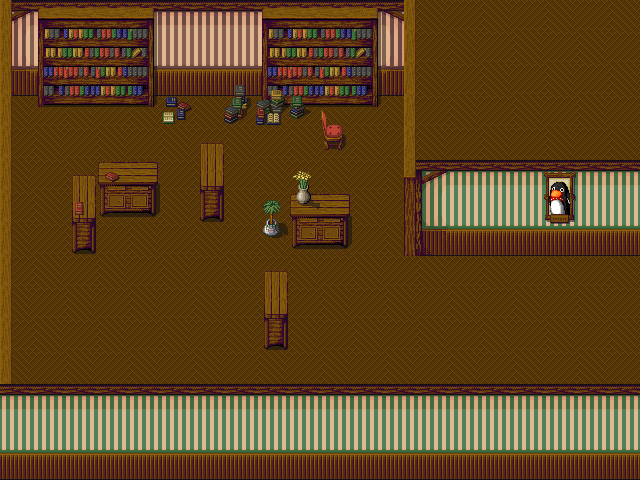

The image is a tile-based game level rendered from a .tmx file. Its description and source (layers, tilesets, objects; grid data summarised) follow:
An orthogonal 20x15 tile map with 32x32 px tiles, 5 tile layers (base, base, base, base, ...) and 14 objects.

<map version="1.0" orientation="orthogonal" width="20" height="15" tilewidth="32" tileheight="32">
 <tileset firstgid="1" name="tileset" tilewidth="32" tileheight="32">
  <image source="../tileset.png" />
 </tileset>
 <layer name="base" width="20" height="15">
  <data>[300 cells, 300 non-empty, 4 distinct tile ids]</data>
 </layer>
 <layer name="base" width="20" height="15">
  <data>[300 cells, 120 non-empty, 15 distinct tile ids]</data>
 </layer>
 <layer name="base" width="20" height="15">
  <data>[300 cells, 58 non-empty, 27 distinct tile ids]</data>
 </layer>
 <layer name="base" width="20" height="15">
  <data>[300 cells, 18 non-empty, 10 distinct tile ids]</data>
 </layer>
 <layer name="top" width="20" height="15">
  <data>[300 cells, 9 non-empty, 7 distinct tile ids]</data>
 </layer>
 <objectgroup name="collision" width="20" height="15">
  <object name="" x="0" y="0" width="32" height="384" />
  <object name="" x="0" y="384" width="640" height="96" />
  <object name="" x="416" y="160" width="224" height="96" />
  <object name="" x="384" y="0" width="32" height="256" />
  <object name="" x="320" y="128" width="32" height="32" />
  <object name="" x="288" y="192" width="64" height="64" />
  <object name="" x="256" y="288" width="32" height="64" />
  <object name="" x="192" y="160" width="32" height="64" />
  <object name="" x="96" y="160" width="64" height="64" />
  <object name="" x="64" y="192" width="32" height="64" />
  <object name="" x="32" y="0" width="352" height="96" />
  <object name="" x="224" y="96" width="96" height="32" />
  <object name="" x="160" y="96" width="32" height="32" />
  <object name="" x="256" y="224" width="32" height="32" />
 </objectgroup>
</map>
